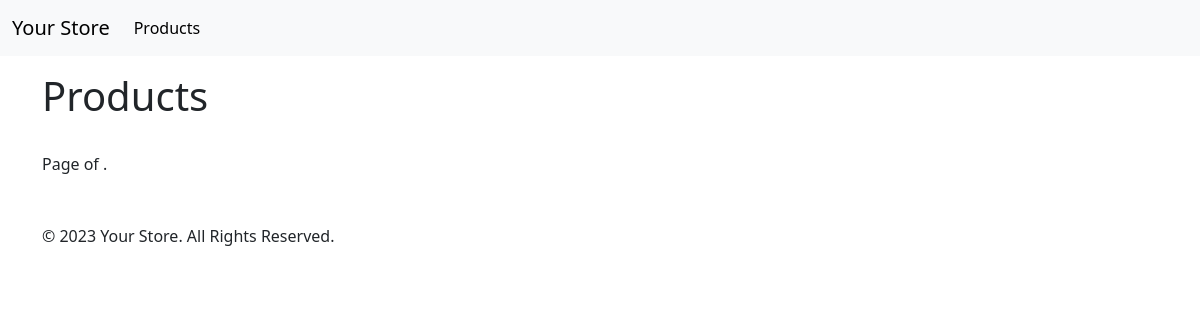
The page /store/products/ on the database as committed earlier.
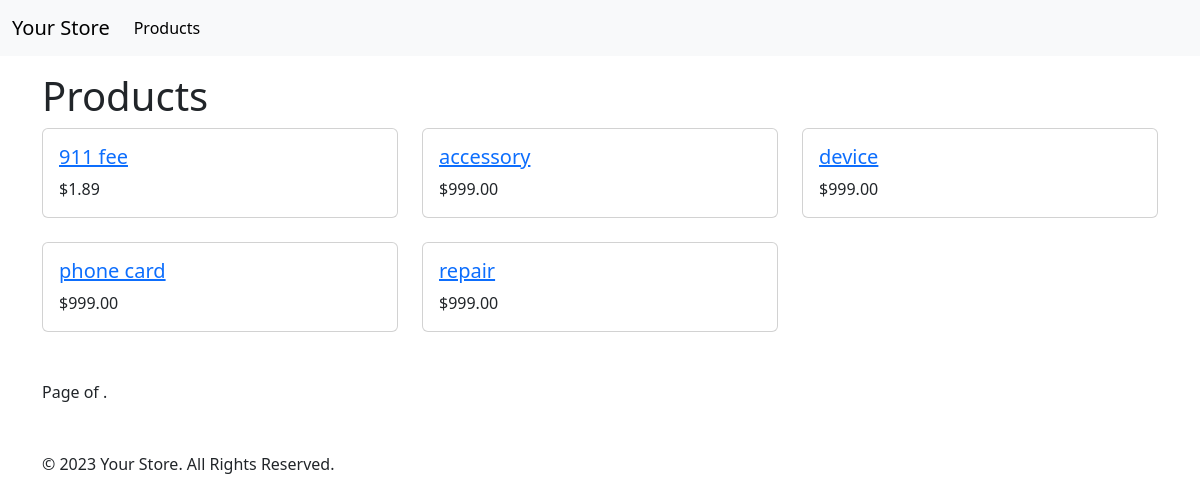
The same page on the database as committed later.
### store/models.py (models this page shows, shortened)
class Product(models.Model):
    DISCOUNT_RATE = 0.01
    name = models.CharField(max_length=500)
    description = models.CharField(max_length=300, blank=True, null=True)
    sku = models.CharField(max_length=100, unique=True)
    cost = models.DecimalField(max_digits=12, decimal_places=2, default=0.00)
    price = models.DecimalField(
        max_digits=12, decimal_places=2, default=999.99)
    department = models.ForeignKey(
        Department,
        on_delete=models.CASCADE,
        default='1',
        related_name='department'
    )
    location = models.ForeignKey(
        Location,
        on_delete=models.CASCADE,
        default='1',
        related_name='location'
    )
    onhand_quantity = models.IntegerField(default=0)
    sale_start = models.DateTimeField(blank=True, null=True, default=None)
    sale_end = models.DateTimeField(blank=True, null=True, default=None)
    notes = models.TextField(blank=True, null=True)
    status = models.CharField(max_length=100, blank=True, null=True)
    created_at = models.DateTimeField(auto_now_add=True)
    updated_at = models.DateTimeField(auto_now=True)
    published = models.BooleanField(default=True)
    photo = models.ImageField(
        blank=True,
        null=True,
        default=None,
        upload_to='static/images/store/products'
    )
    url = models.CharField(max_length=200, blank=True, null=True)
    product_created_by = models.ForeignKey(
        Profile,
        on_delete=models.CASCADE,
        default=None,
        related_name='product_created_by',
        blank=True,
        null=True
    )
    product_updated_by = models.ForeignKey(
        Profile,
        on_delete=models.CASCADE,
        default=None,
        related_name='product_updated_by',
        blank=True,
        null=True)
    ms_url = models.CharField(max_length=300, blank=True, null=True)
    def is_on_sale(self):
        now = timezone.now()
        if self.sale_start:
            if self.sale_end:
                return self.sale_start <= now <= self.sale_end
            return self.sale_start <= now
        return False
    def get_rounded_price(self):
        return round(self.price, 2)
    def current_price(self):
        if self.is_on_sale():
            discounted_price = self.price * (1 - self.DISCOUNT_RATE)
            return round(discounted_price, 2)
        return self.get_rounded_price()
    class Meta:
        ordering = ('id',)
        verbose_name = 'Product'
        verbose_name_plural = 'Products'

### store/views.py (the view)
# urls.py: path('products/', ProductListView.as_view(),
class ProductListView(ListView):
    model = Product
    template_name = 'store/product_list.html'
    ordering = ['name']
    paginate_by = 10

### store/templates/store/product_list.html (shortened to what this page needs)
{% extends "base.html" %}
{% block content %}
<h1>Products</h1>
<div class="row">
    {% for product in object_list %}
        <div class="col-md-4 mb-4">
            <div class="card">
                <div class="card-body">
                    <h5 class="card-title"><a href="{% url 'product-detail' product.pk %}">{{ product.name }}</a></h5>
                    <p class="card-text">${{ product.current_price }}</p>
                </div>
            </div>
        </div>
    {% endfor %}
</div>
<div class="pagination mt-4">
    <span class="step-links">
        <span class="current">
            Page {{ object_list.number }} of {{ object_list.paginator.num_pages }}.
        </span>
    </span>
</div>
{% endblock %}

Rows that differ between the two databases and show on the page:
added Product: name "911 fee", current_price "1.89"
added Product: name "accessory", current_price "999.00"
added Product: name "device", current_price "999.00"
added Product: name "phone card", current_price "999.00"
added Product: name "repair", current_price "999.00"
